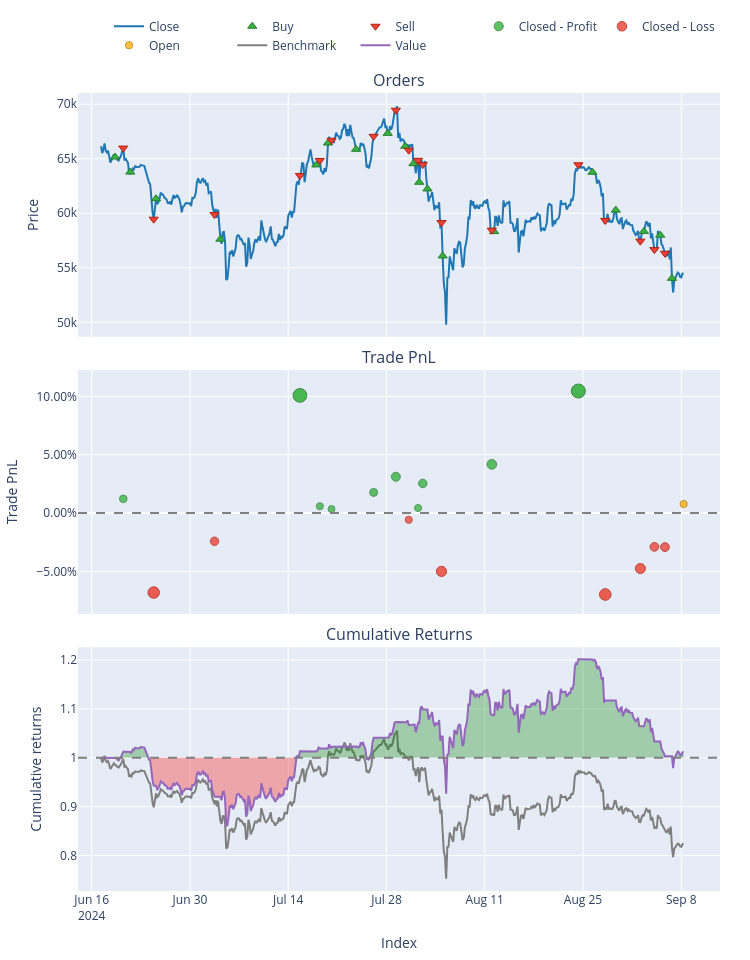
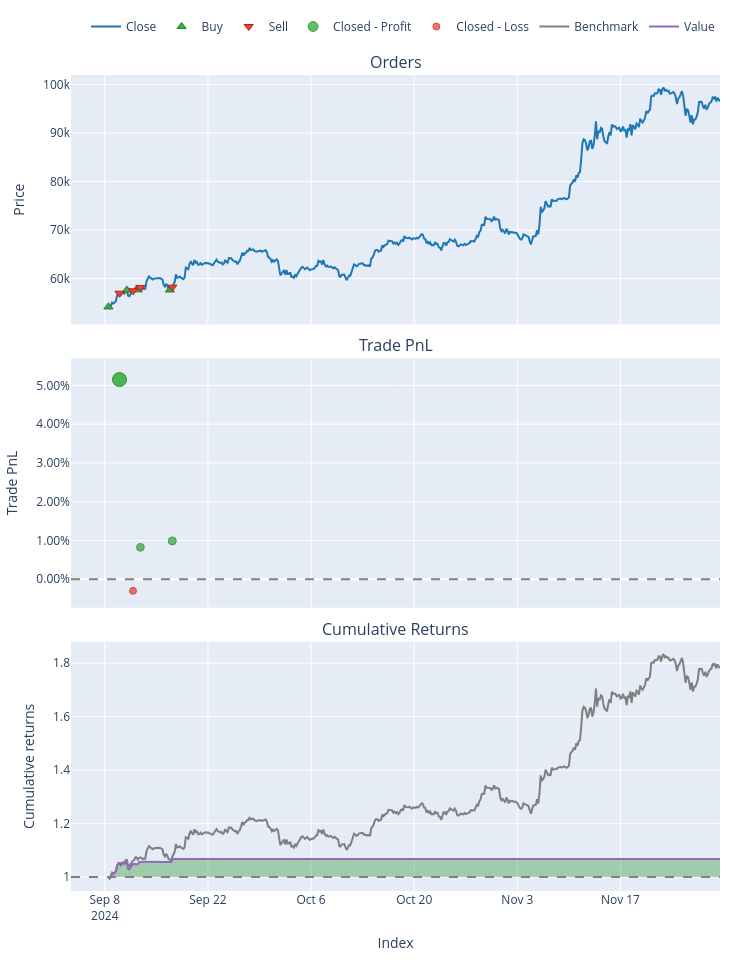
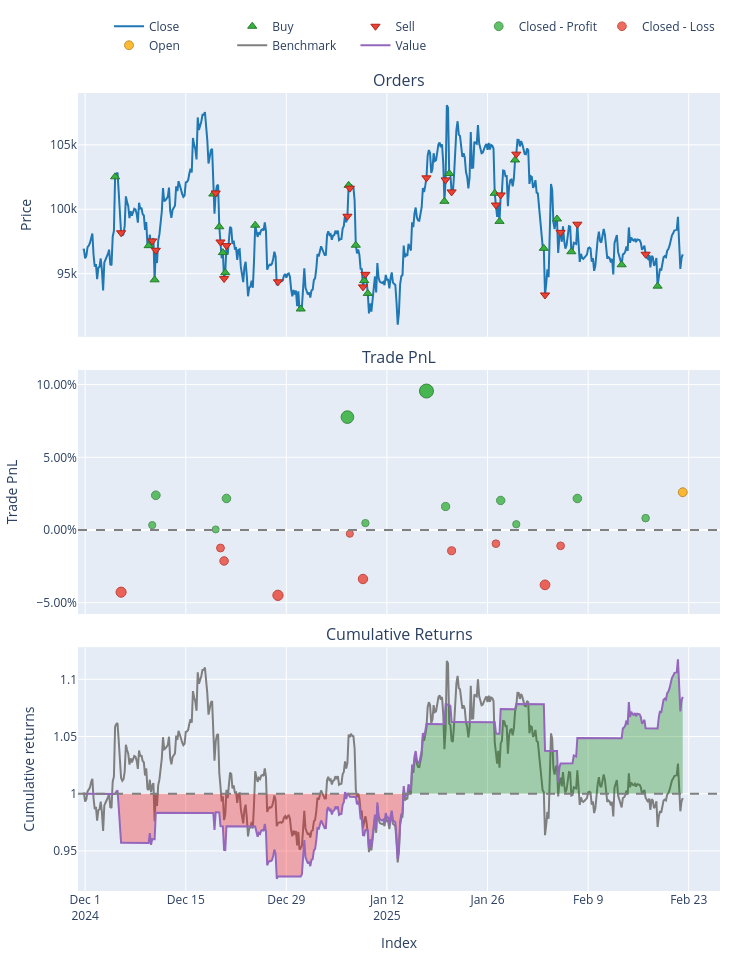

Notebook source saved alongside these figures, in order:
### Markdown cell above
## Part 3: Backtesting & Performance Evaluation

**Objective:**  
Evaluate how well the trained model performs on unseen data, simulating real trades.

**Tasks:**
- Use walk-forward or expanding splits to mimic “live” conditions  
- Convert model predictions to signals ([-1, 0, +1] or buy/sell/hold)  
- Run a simple backtest script or VectorBT for performance metrics  
- Calculate returns, Sharpe ratio, drawdowns, confusion matrix, etc.  
- Visualize results (equity curve, trades, etc.) to judge strategy viability

### Code cell
# THIRD CODE: Final Expanding Walk-Forward with VectorBT
# using the best pipeline loaded from best_rf_pipeline.pkl

import os
from pathlib import Path

# Assuming the notebook is inside the notebooks folder, set the project root as one level up.
project_root = Path.cwd().parent
os.chdir(project_root)

import warnings
warnings.filterwarnings("ignore")

import pandas as pd
import numpy as np
import MetaTrader5 as mt5
import vectorbt as vbt
import joblib

# Our modules
from data.data_loader import get_data_mt5
from features.feature_engineering import add_all_ta_features
from features.labeling_schemes import calculate_future_returns

# Sklearn
from sklearn.metrics import mean_squared_error

###########################################################
# 1) DATA LOADING & FEATURE ENGINEERING
###########################################################
if not mt5.initialize():
    print("Failed to initialize MT5")
else:
    data = get_data_mt5(symbol="BTCUSD", timeframe=mt5.TIMEFRAME_H4, n_bars=2000)
    mt5.shutdown()

df = add_all_ta_features(data)
df = calculate_future_returns(df).dropna(subset=["future_returns"])

# If df's index is date/time, ensure it's sorted chronologically if needed:
# df = df.sort_index()

X = df.drop(columns=["future_returns"])
y = df["future_returns"]

###########################################################
# 2) DEFINING EXPANDING SPLITS
###########################################################
def expanding_walk_forward_splits(X, y, n_splits=3):
    """
    Creates expanding walk-forward folds. For each fold i:
      - Train: [0 : fold_i]
      - Test:  [fold_i : fold_{i+1}]
    The last fold extends to the end.
    """
    n = len(X)
    fold_size = n // (n_splits + 1)
    splits = []
    
    for i in range(n_splits):
        train_end = (i+1) * fold_size
        if i == n_splits - 1:
            test_end = n
        else:
            test_end = (i+2) * fold_size
            if test_end > n:
                test_end = n
        
        X_train_fold = X.iloc[:train_end]
        y_train_fold = y.iloc[:train_end]
        
        X_test_fold = X.iloc[train_end:test_end]
        y_test_fold = y.iloc[train_end:test_end]
        
        splits.append((X_train_fold, y_train_fold, X_test_fold, y_test_fold))
    return splits

folds = expanding_walk_forward_splits(X, y, n_splits=3)
print(f"Number of folds: {len(folds)}")

###########################################################
# 3) LOAD BEST PIPELINE & RUN EXPANDING WALK-FORWARD
###########################################################
# This pipeline was saved in the second code (hyperparam tuning step)
best_pipeline = joblib.load("models/saved_models/best_rf_pipeline.pkl")
print("Loaded best pipeline from 'best_rf_pipeline.pkl'")

threshold = 0.0005  # min predicted return for a trade
fees = 0.0002       # 0.02% transaction cost per trade

fold_results = {}

for i, (X_train_fold, y_train_fold, X_test_fold, y_test_fold) in enumerate(folds, start=1):
    print(f"\n=== Fold {i} ===")
    print(f"Train size: {len(X_train_fold)}, Test size: {len(X_test_fold)}")
    
    # 3.1 Fit the pipeline on this fold's train portion
    # The pipeline includes: [("scaler", StandardScaler()), ("rf", RandomForestRegressor with best hyperparams)]
    best_pipeline.fit(X_train_fold, y_train_fold)
    
    # 3.2 Predict on the test portion
    preds = best_pipeline.predict(X_test_fold)
    mse = mean_squared_error(y_test_fold, preds)
    
    # 3.3 Convert predictions => signals with threshold
    signals = np.where(preds > threshold, 1, np.where(preds < -threshold, -1, 0))
    
    # 3.4 Vectorbt backtest on the test portion
    df_test_fold = df.loc[X_test_fold.index].copy()  # label-based indexing
    close_prices = df_test_fold["close"]
    
    # pad signals if needed
    if len(signals) < len(close_prices):
        signals = np.append(signals, [0]*(len(close_prices)-len(signals)))
    
    signals_s = pd.Series(signals, index=close_prices.index)
    
    pf = vbt.Portfolio.from_signals(
        close_prices,
        entries=signals_s > 0,
        exits=signals_s < 0,
        init_cash=10000,
        freq='4H',
        fees=fees
    )
    
    total_return = pf.total_return()
    sharpe_ratio = pf.sharpe_ratio()
    
    print(f"Fold {i} MSE={mse:.2e}, Return={total_return:.2f}%, Sharpe={sharpe_ratio:.2f}")
    
    # Full stats
    print("\nVectorbt stats for Fold", i)
    print(pf.stats())

    # Optional: Plot
    fig = pf.plot()
    fig.show()
    
    # store results
    fold_results[i] = {
        "MSE": mse,
        "TotalReturn": total_return,
        "Sharpe": sharpe_ratio
    }

###########################################################
# 4) PRINT FOLD RESULTS
###########################################################
for i, stats in fold_results.items():
    print(f"\nFold {i} => MSE={stats['MSE']:.2e}, Return={stats['TotalReturn']:.2f}%, Sharpe={stats['Sharpe']:.2f}")

### Figure 1 — Plotly figure (JSON) as saved in the notebook; plotly's stock layout.template omitted (floating-point values rounded to 4 significant figures; data arrays with more than 128 entries replaced by an {"elided": "..."} marker saying what was removed)
{"data": [{"legendgroup": "0", "line": {"color": "#1f77b4"}, "name": "Close", "showlegend": true, "type": "scatter", "uid": "39d51a20-da01-4060-8b78-54a1d7dc60a4", "x": {"elided": "499 str values"}, "xaxis": "x", "y": {"elided": "499 float values"}, "yaxis": "y"}, {"customdata": [[0, 0.1534, 2.0], [2, 0.1587, 2.024], [4, 0.1538, 1.886], [6, 0.1597, 1.841], [8, 0.1572, 2.026], [10, 0.1534, 2.038], [12, 0.1552, 2.045], [14, 0.1546, 2.081], [16, 0.1622, 2.146], [18, 0.1653, 2.134], [20, 0.1705, 2.143], [22, 0.1765, 2.197], [24, 0.1861, 2.087], [26, 0.1864, 2.175], [28, 0.1884, 2.402], [30, 0.1853, 2.234], [32, 0.1824, 2.128], [34, 0.1782, 2.067], [36, 0.1857, 2.006]], "hovertemplate": "Order Id: %{customdata[0]}<br>Timestamp: %{x}<br>Price: %{y}<br>Size: %{customdata[1]:.6f}<br>Fees: %{customdata[2]:.6f}", "legendgroup": "1", "marker": {"color": "#37B13F", "line": {"color": "rgb(38,123,44)", "width": 1}, "size": 8, "symbol": "triangle-up"}, "mode": "markers", "name": "Buy", "type": "scatter", "uid": "d7d98881-5270-42f1-a57a-7f655fc4b252", "x": ["2024-06-19T08:00:00", "2024-06-21T12:00:00", "2024-06-25T04:00:00", "2024-07-04T08:00:00", "2024-07-18T00:00:00", "2024-07-19T16:00:00", "2024-07-23T16:00:00", "2024-07-28T04:00:00", "2024-07-30T16:00:00", "2024-07-31T20:00:00", "2024-08-01T16:00:00", "2024-08-02T20:00:00", "2024-08-05T00:00:00", "2024-08-12T08:00:00", "2024-08-26T08:00:00", "2024-08-29T16:00:00", "2024-09-02T16:00:00", "2024-09-05T00:00:00", "2024-09-06T16:00:00"], "xaxis": "x", "y": [65160.0, 63780.0, 61330.0, 57620.0, 64440.0, 66440.0, 65870.0, 67330.0, 66140.0, 64550.0, 62840.0, 62230.0, 56090.0, 58320.0, 63760.0, 60290.0, 58340.0, 57990.0, 54030.0], "yaxis": "y"}, {"customdata": [[1, 0.1534, 2.025], [3, 0.1587, 1.887], [5, 0.1538, 1.841], [7, 0.1597, 2.027], [9, 0.1572, 2.039], [11, 0.1534, 2.046], [13, 0.1552, 2.082], [15, 0.1546, 2.147], [17, 0.1622, 2.134], [19, 0.1653, 2.144], [21, 0.1705, 2.198], [23, 0.1765, 2.088], [25, 0.1861, 2.175], [27, 0.1864, 2.403], [29, 0.1884, 2.235], [31, 0.1853, 2.129], [33, 0.1824, 2.067], [35, 0.1782, 2.007]], "hovertemplate": "Order Id: %{customdata[0]}<br>Timestamp: %{x}<br>Price: %{y}<br>Size: %{customdata[1]:.6f}<br>Fees: %{customdata[2]:.6f}", "legendgroup": "2", "marker": {"color": "#EA4335", "line": {"color": "rgb(181,31,18)", "width": 1}, "size": 8, "symbol": "triangle-down"}, "mode": "markers", "name": "Sell", "type": "scatter", "uid": "c142406a-4727-4478-91e9-0b84f94b0bed", "x": ["2024-06-20T12:00:00", "2024-06-24T20:00:00", "2024-07-03T12:00:00", "2024-07-15T16:00:00", "2024-07-18T12:00:00", "2024-07-20T04:00:00", "2024-07-26T04:00:00", "2024-07-29T08:00:00", "2024-07-31T04:00:00", "2024-08-01T12:00:00", "2024-08-02T04:00:00", "2024-08-04T20:00:00", "2024-08-12T00:00:00", "2024-08-24T08:00:00", "2024-08-28T04:00:00", "2024-09-02T04:00:00", "2024-09-04T04:00:00", "2024-09-05T16:00:00"], "xaxis": "x", "y": [65980.0, 59460.0, 59880.0, 63460.0, 64840.0, 66700.0, 67060.0, 69450.0, 65780.0, 64850.0, 64470.0, 59150.0, 58450.0, 64450.0, 59340.0, 57440.0, 56670.0, 56330.0], "yaxis": "y"}, {"customdata": [[0, 0, 121.8, 0.01218], [3, 3, 927.9, 0.1008], [4, 4, 59.4, 0.005864], [5, 5, 34.86, 0.003421], [6, 6, 181.2, 0.01772], [7, 7, 324.1, 0.03114], [9, 9, 46.46, 0.004355], [10, 10, 272.4, 0.02542], [12, 12, 435.7, 0.04175], [13, 13, 1137.0, 0.1046]], "hovertemplate": "Exit Trade Id: %{customdata[0]}<br>Position Id: %{customdata[1]}<br>Exit Timestamp: %{x}<br>PnL: %{customdata[2]:.6f}<br>Return: %{customdata[3]:.2%}", "legendgroup": "3", "marker": {"color": "#37B13F", "line": {"color": "rgb(38,123,44)", "width": 1}, "opacity": [0.763, 0.8944, 0.7536, 0.75, 0.7712, 0.7911, 0.7514, 0.7826, 0.8068, 0.9], "size": [7.606, 13.74, 7.169, 7, 7.989, 8.918, 7.065, 8.522, 9.652, 14], "symbol": "circle"}, "mode": "markers", "name": "Closed - Profit", "type": "scatter", "uid": "d735f1a1-d23a-49e4-87ee-450a015e08b4", "x": ["2024-06-20T12:00:00", "2024-07-15T16:00:00", "2024-07-18T12:00:00", "2024-07-20T04:00:00", "2024-07-26T04:00:00", "2024-07-29T08:00:00", "2024-08-01T12:00:00", "2024-08-02T04:00:00", "2024-08-12T00:00:00", "2024-08-24T08:00:00"], "xaxis": "x2", "y": [0.01218, 0.1008, 0.005864, 0.003421, 0.01772, 0.03114, 0.004355, 0.02542, 0.04175, 0.1046], "yaxis": "y2"}, {"customdata": [[1, 1, -689.4, -0.06812], [2, 2, -227.5, -0.02413], [8, 8, -62.33, -0.005809], [11, 11, -549.1, -0.04998], [14, 14, -838.1, -0.06978], [15, 15, -531.2, -0.04755], [16, 16, -307.9, -0.02894], [17, 17, -301.2, -0.02915]], "hovertemplate": "Exit Trade Id: %{customdata[0]}<br>Position Id: %{customdata[1]}<br>Exit Timestamp: %{x}<br>PnL: %{customdata[2]:.6f}<br>Return: %{customdata[3]:.2%}", "legendgroup": "4", "marker": {"color": "#EA4335", "line": {"color": "rgb(181,31,18)", "width": 1}, "opacity": [0.8459, 0.7807, 0.7535, 0.819, 0.8484, 0.8154, 0.7878, 0.7881], "size": [11.48, 8.433, 7.165, 10.22, 11.59, 10.05, 8.765, 8.78], "symbol": "circle"}, "mode": "markers", "name": "Closed - Loss", "type": "scatter", "uid": "0bed8375-8910-4f59-be75-ee2755f67b92", "x": ["2024-06-24T20:00:00", "2024-07-03T12:00:00", "2024-07-31T04:00:00", "2024-08-04T20:00:00", "2024-08-28T04:00:00", "2024-09-02T04:00:00", "2024-09-04T04:00:00", "2024-09-05T16:00:00"], "xaxis": "x2", "y": [-0.06812, -0.02413, -0.005809, -0.04998, -0.06978, -0.04755, -0.02894, -0.02915], "yaxis": "y2"}, {"customdata": [[18, 18, 77.63, 0.007738]], "hovertemplate": "Exit Trade Id: %{customdata[0]}<br>Position Id: %{customdata[1]}<br>Exit Timestamp: %{x}<br>PnL: %{customdata[2]:.6f}<br>Return: %{customdata[3]:.2%}", "legendgroup": "5", "marker": {"color": "#FFAA00", "line": {"color": "rgb(178,118,0)", "width": 1}, "opacity": [0.7564], "size": [7.299], "symbol": "circle"}, "mode": "markers", "name": "Open", "type": "scatter", "uid": "ae6e90f2-9f67-4169-b07a-ce34bd84500a", "x": ["2024-09-08T08:00:00"], "xaxis": "x2", "y": [0.007738], "yaxis": "y2"}, {"legendgroup": "6", "line": {"color": "#7f7f7f"}, "name": "Benchmark", "showlegend": true, "type": "scatter", "uid": "cd8002e8-fc27-4bcd-a0fc-9a4ec598b3fc", "x": {"elided": "499 str values"}, "xaxis": "x3", "y": {"elided": "499 float values"}, "yaxis": "y3"}, {"hoverinfo": "skip", "legendgroup": "7", "line": {"color": "rgba(0, 0, 0, 0)", "width": 0}, "opacity": 0, "showlegend": false, "type": "scatter", "uid": "9685a030-3b65-430f-817d-5f9f7d39d341", "x": {"elided": "499 str values"}, "xaxis": "x3", "y": {"elided": "499 int values"}, "yaxis": "y3"}, {"connectgaps": false, "fill": "tonexty", "fillcolor": "rgba(0, 128, 0, 0.3)", "hoverinfo": "skip", "legendgroup": "7", "line": {"color": "rgba(0, 0, 0, 0)", "width": 0}, "opacity": 0, "showlegend": false, "type": "scatter", "uid": "15ce0e02-57f2-466c-a9bf-89a6834a5fb7", "x": {"elided": "499 str values"}, "xaxis": "x3", "y": {"elided": "499 float values"}, "yaxis": "y3"}, {"hoverinfo": "skip", "legendgroup": "7", "line": {"color": "rgba(0, 0, 0, 0)", "width": 0}, "opacity": 0, "showlegend": false, "type": "scatter", "uid": "fdf51c25-d718-4c4b-a7d9-df1493632200", "x": {"elided": "499 str values"}, "xaxis": "x3", "y": {"elided": "499 int values"}, "yaxis": "y3"}, {"connectgaps": false, "fill": "tonexty", "fillcolor": "rgba(255, 0, 0, 0.3)", "hoverinfo": "skip", "legendgroup": "7", "line": {"color": "rgba(0, 0, 0, 0)", "width": 0}, "opacity": 0, "showlegend": false, "type": "scatter", "uid": "a546700c-baea-4a48-8a95-ff3bc3dc64ad", "x": {"elided": "499 str values"}, "xaxis": "x3", "y": {"elided": "499 float values"}, "yaxis": "y3"}, {"legendgroup": "8", "line": {"color": "#9467bd"}, "name": "Value", "showlegend": true, "type": "scatter", "uid": "fd5f8aba-d9e3-4d63-8e50-e23f489e7110", "x": {"elided": "499 str values"}, "xaxis": "x3", "y": {"elided": "499 float values"}, "yaxis": "y3"}, {"hoverinfo": "skip", "legendgroup": "7", "line": {"color": "rgba(0, 0, 0, 0)", "width": 0}, "opacity": 0, "showlegend": false, "type": "scatter", "uid": "8b4fc60f-811a-4172-90f2-e1715aa08d2b", "x": {"elided": "499 str values"}, "xaxis": "x3", "y": {"elided": "499 int values"}, "yaxis": "y3"}], "layout": {"annotations": [{"font": {"size": 16}, "showarrow": false, "text": "Orders", "x": 0.5, "xanchor": "center", "xref": "paper", "y": 1, "yanchor": "bottom", "yref": "paper"}, {"font": {"size": 16}, "showarrow": false, "text": "Trade PnL", "x": 0.5, "xanchor": "center", "xref": "paper", "y": 0.6528, "yanchor": "bottom", "yref": "paper"}, {"font": {"size": 16}, "showarrow": false, "text": "Cumulative Returns", "x": 0.5, "xanchor": "center", "xref": "paper", "y": 0.3056, "yanchor": "bottom", "yref": "paper"}], "height": 960, "legend": {"orientation": "h", "traceorder": "normal", "x": 1, "xanchor": "right", "y": 1.042, "yanchor": "bottom"}, "margin": {"b": 30, "l": 30, "r": 30, "t": 30}, "shapes": [{"line": {"color": "gray", "dash": "dash"}, "type": "line", "x0": 0, "x1": 1, "xref": "paper", "y0": 0, "y1": 0, "yref": "y2"}, {"line": {"color": "gray", "dash": "dash"}, "type": "line", "x0": 0, "x1": 1, "xref": "paper", "y0": 1, "y1": 1, "yref": "y3"}], "showlegend": true, "width": 750, "xaxis": {"anchor": "y", "domain": [0, 1], "matches": "x3", "showticklabels": false}, "xaxis2": {"anchor": "y2", "domain": [0, 1], "matches": "x3", "showticklabels": false}, "xaxis3": {"anchor": "y3", "domain": [0, 1], "title": {"text": "Index"}}, "yaxis": {"anchor": "x", "domain": [0.6944, 1], "title": {"text": "Price"}}, "yaxis2": {"anchor": "x2", "domain": [0.3472, 0.6528], "tickformat": ".2%", "title": {"text": "Trade PnL"}}, "yaxis3": {"anchor": "x3", "domain": [0, 0.3056], "title": {"text": "Cumulative returns"}}}}

### Figure 2 — Plotly figure (JSON) as saved in the notebook; plotly's stock layout.template omitted (floating-point values rounded to 4 significant figures; data arrays with more than 128 entries replaced by an {"elided": "..."} marker saying what was removed)
{"data": [{"legendgroup": "0", "line": {"color": "#1f77b4"}, "name": "Close", "showlegend": true, "type": "scatter", "uid": "39aac3de-7352-488c-8d8b-704d4cb0a9ac", "x": {"elided": "499 str values"}, "xaxis": "x", "y": {"elided": "499 float values"}, "yaxis": "y"}, {"customdata": [[0, 0.1845, 2.0], [2, 0.1824, 2.103], [4, 0.1817, 2.096], [6, 0.1833, 2.114]], "hovertemplate": "Order Id: %{customdata[0]}<br>Timestamp: %{x}<br>Price: %{y}<br>Size: %{customdata[1]:.6f}<br>Fees: %{customdata[2]:.6f}", "legendgroup": "1", "marker": {"color": "#37B13F", "line": {"color": "rgb(38,123,44)", "width": 1}, "size": 8, "symbol": "triangle-up"}, "mode": "markers", "name": "Buy", "type": "scatter", "uid": "2898da1b-d807-4803-b292-780ca52f62fb", "x": ["2024-09-08T12:00:00", "2024-09-11T00:00:00", "2024-09-12T12:00:00", "2024-09-16T20:00:00"], "xaxis": "x", "y": [54180.0, 57640.0, 57680.0, 57650.0], "yaxis": "y"}, {"customdata": [[1, 0.1845, 2.103], [3, 0.1824, 2.097], [5, 0.1817, 2.114], [7, 0.1833, 2.135]], "hovertemplate": "Order Id: %{customdata[0]}<br>Timestamp: %{x}<br>Price: %{y}<br>Size: %{customdata[1]:.6f}<br>Fees: %{customdata[2]:.6f}", "legendgroup": "2", "marker": {"color": "#EA4335", "line": {"color": "rgb(181,31,18)", "width": 1}, "size": 8, "symbol": "triangle-down"}, "mode": "markers", "name": "Sell", "type": "scatter", "uid": "85a982f9-8057-4f67-9b28-081902f3a7b5", "x": ["2024-09-10T00:00:00", "2024-09-11T20:00:00", "2024-09-12T20:00:00", "2024-09-17T04:00:00"], "xaxis": "x", "y": [56990.0, 57490.0, 58180.0, 58240.0], "yaxis": "y"}, {"customdata": [[0, 0, 515.0, 0.05151], [2, 2, 86.39, 0.008242], [3, 3, 104.4, 0.009882]], "hovertemplate": "Exit Trade Id: %{customdata[0]}<br>Position Id: %{customdata[1]}<br>Exit Timestamp: %{x}<br>PnL: %{customdata[2]:.6f}<br>Return: %{customdata[3]:.2%}", "legendgroup": "3", "marker": {"color": "#37B13F", "line": {"color": "rgb(38,123,44)", "width": 1}, "opacity": [0.9, 0.7662, 0.7713], "size": [14, 7.758, 7.994], "symbol": "circle"}, "mode": "markers", "name": "Closed - Profit", "type": "scatter", "uid": "4b623a49-730a-4240-abec-0c0250848313", "x": ["2024-09-10T00:00:00", "2024-09-12T20:00:00", "2024-09-17T04:00:00"], "xaxis": "x2", "y": [0.05151, 0.008242, 0.009882], "yaxis": "y2"}, {"customdata": [[1, 1, -31.43, -0.002989]], "hovertemplate": "Exit Trade Id: %{customdata[0]}<br>Position Id: %{customdata[1]}<br>Exit Timestamp: %{x}<br>PnL: %{customdata[2]:.6f}<br>Return: %{customdata[3]:.2%}", "legendgroup": "4", "marker": {"color": "#EA4335", "line": {"color": "rgb(181,31,18)", "width": 1}, "opacity": [0.75], "size": [7], "symbol": "circle"}, "mode": "markers", "name": "Closed - Loss", "type": "scatter", "uid": "498399ba-110a-4ce9-8b4d-d970fc8cfd87", "x": ["2024-09-11T20:00:00"], "xaxis": "x2", "y": [-0.002989], "yaxis": "y2"}, {"legendgroup": "5", "line": {"color": "#7f7f7f"}, "name": "Benchmark", "showlegend": true, "type": "scatter", "uid": "a970e497-709c-45cd-8430-5bbec04965f9", "x": {"elided": "499 str values"}, "xaxis": "x3", "y": {"elided": "499 float values"}, "yaxis": "y3"}, {"hoverinfo": "skip", "legendgroup": "6", "line": {"color": "rgba(0, 0, 0, 0)", "width": 0}, "opacity": 0, "showlegend": false, "type": "scatter", "uid": "4a12cb57-7de4-4fdd-90c2-447011e39a81", "x": {"elided": "499 str values"}, "xaxis": "x3", "y": {"elided": "499 int values"}, "yaxis": "y3"}, {"connectgaps": false, "fill": "tonexty", "fillcolor": "rgba(0, 128, 0, 0.3)", "hoverinfo": "skip", "legendgroup": "6", "line": {"color": "rgba(0, 0, 0, 0)", "width": 0}, "opacity": 0, "showlegend": false, "type": "scatter", "uid": "0297e59e-f1a2-4b28-aea5-bc7793170ad5", "x": {"elided": "499 str values"}, "xaxis": "x3", "y": {"elided": "499 float values"}, "yaxis": "y3"}, {"hoverinfo": "skip", "legendgroup": "6", "line": {"color": "rgba(0, 0, 0, 0)", "width": 0}, "opacity": 0, "showlegend": false, "type": "scatter", "uid": "be3131e6-a8df-4c23-8090-cdd5a44c342e", "x": {"elided": "499 str values"}, "xaxis": "x3", "y": {"elided": "499 int values"}, "yaxis": "y3"}, {"connectgaps": false, "fill": "tonexty", "fillcolor": "rgba(255, 0, 0, 0.3)", "hoverinfo": "skip", "legendgroup": "6", "line": {"color": "rgba(0, 0, 0, 0)", "width": 0}, "opacity": 0, "showlegend": false, "type": "scatter", "uid": "d47cf547-9c1b-4005-ae46-5b9ddb72577a", "x": {"elided": "499 str values"}, "xaxis": "x3", "y": {"elided": "499 float values"}, "yaxis": "y3"}, {"legendgroup": "7", "line": {"color": "#9467bd"}, "name": "Value", "showlegend": true, "type": "scatter", "uid": "d4bfd4ae-1819-4f8b-922b-eb054a2a0ccf", "x": {"elided": "499 str values"}, "xaxis": "x3", "y": {"elided": "499 float values"}, "yaxis": "y3"}, {"hoverinfo": "skip", "legendgroup": "6", "line": {"color": "rgba(0, 0, 0, 0)", "width": 0}, "opacity": 0, "showlegend": false, "type": "scatter", "uid": "f891b883-9b8c-47ec-afaa-78eff7ec5919", "x": {"elided": "499 str values"}, "xaxis": "x3", "y": {"elided": "499 int values"}, "yaxis": "y3"}], "layout": {"annotations": [{"font": {"size": 16}, "showarrow": false, "text": "Orders", "x": 0.5, "xanchor": "center", "xref": "paper", "y": 1, "yanchor": "bottom", "yref": "paper"}, {"font": {"size": 16}, "showarrow": false, "text": "Trade PnL", "x": 0.5, "xanchor": "center", "xref": "paper", "y": 0.6528, "yanchor": "bottom", "yref": "paper"}, {"font": {"size": 16}, "showarrow": false, "text": "Cumulative Returns", "x": 0.5, "xanchor": "center", "xref": "paper", "y": 0.3056, "yanchor": "bottom", "yref": "paper"}], "height": 960, "legend": {"orientation": "h", "traceorder": "normal", "x": 1, "xanchor": "right", "y": 1.042, "yanchor": "bottom"}, "margin": {"b": 30, "l": 30, "r": 30, "t": 30}, "shapes": [{"line": {"color": "gray", "dash": "dash"}, "type": "line", "x0": 0, "x1": 1, "xref": "paper", "y0": 0, "y1": 0, "yref": "y2"}, {"line": {"color": "gray", "dash": "dash"}, "type": "line", "x0": 0, "x1": 1, "xref": "paper", "y0": 1, "y1": 1, "yref": "y3"}], "showlegend": true, "width": 750, "xaxis": {"anchor": "y", "domain": [0, 1], "matches": "x3", "showticklabels": false}, "xaxis2": {"anchor": "y2", "domain": [0, 1], "matches": "x3", "showticklabels": false}, "xaxis3": {"anchor": "y3", "domain": [0, 1], "title": {"text": "Index"}}, "yaxis": {"anchor": "x", "domain": [0.6944, 1], "title": {"text": "Price"}}, "yaxis2": {"anchor": "x2", "domain": [0.3472, 0.6528], "tickformat": ".2%", "title": {"text": "Trade PnL"}}, "yaxis3": {"anchor": "x3", "domain": [0, 0.3056], "title": {"text": "Cumulative returns"}}}}

### Figure 3 — Plotly figure (JSON) as saved in the notebook; plotly's stock layout.template omitted (floating-point values rounded to 4 significant figures; data arrays with more than 128 entries replaced by an {"elided": "..."} marker saying what was removed)
{"data": [{"legendgroup": "0", "line": {"color": "#1f77b4"}, "name": "Close", "showlegend": true, "type": "scatter", "uid": "48c8167b-42e7-49ea-a74f-ceefb58a5d52", "x": {"elided": "502 str values"}, "xaxis": "x", "y": {"elided": "502 float values"}, "yaxis": "y"}, {"customdata": [[0, 0.09752, 2.0], [2, 0.09849, 1.914], [4, 0.1016, 1.921], [6, 0.09717, 1.966], [8, 0.09972, 1.967], [10, 0.1005, 1.943], [12, 0.1, 1.902], [14, 0.09836, 1.943], [16, 0.1006, 1.856], [18, 0.09816, 2.0], [20, 0.1026, 1.995], [22, 0.102, 1.927], [24, 0.1036, 1.936], [26, 0.1054, 2.122], [28, 0.1049, 2.156], [30, 0.1049, 2.125], [32, 0.1062, 2.105], [34, 0.1034, 2.148], [36, 0.1112, 2.156], [38, 0.1045, 2.075], [40, 0.1061, 2.052], [42, 0.1096, 2.097], [44, 0.1124, 2.114]], "hovertemplate": "Order Id: %{customdata[0]}<br>Timestamp: %{x}<br>Price: %{y}<br>Size: %{customdata[1]:.6f}<br>Fees: %{customdata[2]:.6f}", "legendgroup": "1", "marker": {"color": "#37B13F", "line": {"color": "rgb(38,123,44)", "width": 1}, "size": 8, "symbol": "triangle-up"}, "mode": "markers", "name": "Buy", "type": "scatter", "uid": "736273d5-76eb-42fc-8da3-bf9cc68e48ef", "x": ["2024-12-05T04:00:00", "2024-12-09T20:00:00", "2024-12-10T16:00:00", "2024-12-18T20:00:00", "2024-12-19T16:00:00", "2024-12-20T04:00:00", "2024-12-20T12:00:00", "2024-12-24T16:00:00", "2024-12-31T00:00:00", "2025-01-06T16:00:00", "2025-01-07T16:00:00", "2025-01-08T20:00:00", "2025-01-09T08:00:00", "2025-01-20T00:00:00", "2025-01-20T16:00:00", "2025-01-27T00:00:00", "2025-01-27T16:00:00", "2025-01-29T20:00:00", "2025-02-02T20:00:00", "2025-02-04T16:00:00", "2025-02-06T16:00:00", "2025-02-13T16:00:00", "2025-02-18T16:00:00"], "xaxis": "x", "y": [102500.0, 97170.0, 94520.0, 101183, 98640.0, 96630.0, 95070.0, 98760.0, 92260.0, 101900.0, 97210.0, 94460.0, 93470.0, 100600.0, 102800.0, 101200.0, 99060.0, 103800.0, 96970.0, 99240.0, 96700.0, 95690.0, 94030.0], "yaxis": "y"}, {"customdata": [[1, 0.09752, 1.915], [3, 0.09849, 1.921], [5, 0.1016, 1.967], [7, 0.09717, 1.968], [9, 0.09972, 1.944], [11, 0.1005, 1.902], [13, 0.1, 1.944], [15, 0.09836, 1.856], [17, 0.1006, 2.0], [19, 0.09816, 1.995], [21, 0.1026, 1.928], [23, 0.102, 1.937], [25, 0.1036, 2.122], [27, 0.1054, 2.157], [29, 0.1049, 2.126], [31, 0.1049, 2.106], [33, 0.1062, 2.149], [35, 0.1034, 2.157], [37, 0.1112, 2.076], [39, 0.1045, 2.053], [41, 0.1061, 2.098], [43, 0.1096, 2.115]], "hovertemplate": "Order Id: %{customdata[0]}<br>Timestamp: %{x}<br>Price: %{y}<br>Size: %{customdata[1]:.6f}<br>Fees: %{customdata[2]:.6f}", "legendgroup": "2", "marker": {"color": "#EA4335", "line": {"color": "rgb(181,31,18)", "width": 1}, "size": 8, "symbol": "triangle-down"}, "mode": "markers", "name": "Sell", "type": "scatter", "uid": "0dbf7013-a264-485a-8709-8f7c6a4a07fb", "x": ["2024-12-06T00:00:00", "2024-12-10T08:00:00", "2024-12-10T20:00:00", "2024-12-19T04:00:00", "2024-12-19T20:00:00", "2024-12-20T08:00:00", "2024-12-20T16:00:00", "2024-12-27T20:00:00", "2025-01-06T12:00:00", "2025-01-06T20:00:00", "2025-01-08T16:00:00", "2025-01-09T00:00:00", "2025-01-17T12:00:00", "2025-01-20T04:00:00", "2025-01-21T00:00:00", "2025-01-27T04:00:00", "2025-01-27T20:00:00", "2025-01-30T00:00:00", "2025-02-03T00:00:00", "2025-02-05T04:00:00", "2025-02-07T12:00:00", "2025-02-17T00:00:00"], "xaxis": "x", "y": [98180.0, 97540.0, 96820.0, 101300.0, 97460.0, 94620.0, 97180.0, 94370.0, 99460.0, 101600.0, 93970.0, 94950.0, 102400.0, 102300.0, 101300.0, 100300.0, 101100.0, 104300.0, 93350.0, 98210.0, 98840.0, 96510.0], "yaxis": "y"}, {"customdata": [[1, 1, 32.26, 0.003371], [2, 2, 229.4, 0.02388], [3, 3, 3.993, 0.0004061], [6, 6, 206.3, 0.02169], [8, 8, 720.2, 0.07763], [11, 11, 45.77, 0.004749], [12, 12, 925.4, 0.09558], [13, 13, 171.4, 0.01615], [16, 16, 213.9, 0.02032], [17, 17, 42.51, 0.003959], [20, 20, 222.5, 0.02168], [21, 21, 85.44, 0.008149]], "hovertemplate": "Exit Trade Id: %{customdata[0]}<br>Position Id: %{customdata[1]}<br>Exit Timestamp: %{x}<br>PnL: %{customdata[2]:.6f}<br>Return: %{customdata[3]:.2%}", "legendgroup": "3", "marker": {"color": "#37B13F", "line": {"color": "rgb(38,123,44)", "width": 1}, "opacity": [0.7547, 0.787, 0.75, 0.7836, 0.8717, 0.7568, 0.9, 0.7748, 0.7814, 0.7556, 0.7835, 0.7622], "size": [7.218, 8.727, 7, 8.566, 12.68, 7.319, 14, 8.158, 8.465, 7.261, 8.565, 7.57], "symbol": "circle"}, "mode": "markers", "name": "Closed - Profit", "type": "scatter", "uid": "8a1f5438-7866-4d12-9e94-e7de0e50e200", "x": ["2024-12-10T08:00:00", "2024-12-10T20:00:00", "2024-12-19T04:00:00", "2024-12-20T16:00:00", "2025-01-06T12:00:00", "2025-01-09T00:00:00", "2025-01-17T12:00:00", "2025-01-20T04:00:00", "2025-01-27T20:00:00", "2025-01-30T00:00:00", "2025-02-07T12:00:00", "2025-02-17T00:00:00"], "xaxis": "x2", "y": [0.003371, 0.02388, 0.0004061, 0.02169, 0.07763, 0.004749, 0.09558, 0.01615, 0.02032, 0.003959, 0.02168, 0.008149], "yaxis": "y2"}, {"customdata": [[0, 0, -427.5, -0.04276], [4, 4, -121.7, -0.01237], [5, 5, -206.8, -0.02128], [7, 7, -436.2, -0.0449], [9, 9, -25.46, -0.002546], [10, 10, -336.0, -0.03369], [14, 14, -154.0, -0.01429], [15, 15, -100.0, -0.009414], [18, 18, -406.7, -0.03772], [19, 19, -112.8, -0.01087]], "hovertemplate": "Exit Trade Id: %{customdata[0]}<br>Position Id: %{customdata[1]}<br>Exit Timestamp: %{x}<br>PnL: %{customdata[2]:.6f}<br>Return: %{customdata[3]:.2%}", "legendgroup": "4", "marker": {"color": "#EA4335", "line": {"color": "rgb(181,31,18)", "width": 1}, "opacity": [0.8167, 0.7689, 0.7829, 0.8201, 0.7534, 0.8025, 0.7719, 0.7642, 0.8088, 0.7665], "size": [10.11, 7.88, 8.536, 10.27, 7.157, 9.448, 8.021, 7.663, 9.745, 7.77], "symbol": "circle"}, "mode": "markers", "name": "Closed - Loss", "type": "scatter", "uid": "0831a9a5-484e-4a65-bfe2-f4238a6e96dc", "x": ["2024-12-06T00:00:00", "2024-12-19T20:00:00", "2024-12-20T08:00:00", "2024-12-27T20:00:00", "2025-01-06T20:00:00", "2025-01-08T16:00:00", "2025-01-21T00:00:00", "2025-01-27T04:00:00", "2025-02-03T00:00:00", "2025-02-05T04:00:00"], "xaxis": "x2", "y": [-0.04276, -0.01237, -0.02128, -0.0449, -0.002546, -0.03369, -0.01429, -0.009414, -0.03772, -0.01087], "yaxis": "y2"}, {"customdata": [[22, 22, 274.6, 0.02598]], "hovertemplate": "Exit Trade Id: %{customdata[0]}<br>Position Id: %{customdata[1]}<br>Exit Timestamp: %{x}<br>PnL: %{customdata[2]:.6f}<br>Return: %{customdata[3]:.2%}", "legendgroup": "5", "marker": {"color": "#FFAA00", "line": {"color": "rgb(178,118,0)", "width": 1}, "opacity": [0.7903], "size": [8.881], "symbol": "circle"}, "mode": "markers", "name": "Open", "type": "scatter", "uid": "f6b6874a-c241-4aa9-b044-fc6501966677", "x": ["2025-02-22T04:00:00"], "xaxis": "x2", "y": [0.02598], "yaxis": "y2"}, {"legendgroup": "6", "line": {"color": "#7f7f7f"}, "name": "Benchmark", "showlegend": true, "type": "scatter", "uid": "ee2c9cab-a19b-4e16-81a7-719de913ce99", "x": {"elided": "502 str values"}, "xaxis": "x3", "y": {"elided": "502 float values"}, "yaxis": "y3"}, {"hoverinfo": "skip", "legendgroup": "7", "line": {"color": "rgba(0, 0, 0, 0)", "width": 0}, "opacity": 0, "showlegend": false, "type": "scatter", "uid": "9438a76c-848e-4787-8fdf-77e0c2487548", "x": {"elided": "502 str values"}, "xaxis": "x3", "y": {"elided": "502 int values"}, "yaxis": "y3"}, {"connectgaps": false, "fill": "tonexty", "fillcolor": "rgba(0, 128, 0, 0.3)", "hoverinfo": "skip", "legendgroup": "7", "line": {"color": "rgba(0, 0, 0, 0)", "width": 0}, "opacity": 0, "showlegend": false, "type": "scatter", "uid": "0312c9c5-62df-4c99-9ed2-58c5b3a1e64a", "x": {"elided": "502 str values"}, "xaxis": "x3", "y": {"elided": "502 float values"}, "yaxis": "y3"}, {"hoverinfo": "skip", "legendgroup": "7", "line": {"color": "rgba(0, 0, 0, 0)", "width": 0}, "opacity": 0, "showlegend": false, "type": "scatter", "uid": "d3aa5784-0231-421c-a99c-720c04e0bf79", "x": {"elided": "502 str values"}, "xaxis": "x3", "y": {"elided": "502 int values"}, "yaxis": "y3"}, {"connectgaps": false, "fill": "tonexty", "fillcolor": "rgba(255, 0, 0, 0.3)", "hoverinfo": "skip", "legendgroup": "7", "line": {"color": "rgba(0, 0, 0, 0)", "width": 0}, "opacity": 0, "showlegend": false, "type": "scatter", "uid": "c9921969-7a70-4e63-915a-8b7f8c35cd12", "x": {"elided": "502 str values"}, "xaxis": "x3", "y": {"elided": "502 float values"}, "yaxis": "y3"}, {"legendgroup": "8", "line": {"color": "#9467bd"}, "name": "Value", "showlegend": true, "type": "scatter", "uid": "253a3d6e-2217-4b89-91cb-57a264e2cc16", "x": {"elided": "502 str values"}, "xaxis": "x3", "y": {"elided": "502 float values"}, "yaxis": "y3"}, {"hoverinfo": "skip", "legendgroup": "7", "line": {"color": "rgba(0, 0, 0, 0)", "width": 0}, "opacity": 0, "showlegend": false, "type": "scatter", "uid": "5f6c3fc8-c53e-4768-96a1-8b8f25acd9e4", "x": {"elided": "502 str values"}, "xaxis": "x3", "y": {"elided": "502 int values"}, "yaxis": "y3"}], "layout": {"annotations": [{"font": {"size": 16}, "showarrow": false, "text": "Orders", "x": 0.5, "xanchor": "center", "xref": "paper", "y": 1, "yanchor": "bottom", "yref": "paper"}, {"font": {"size": 16}, "showarrow": false, "text": "Trade PnL", "x": 0.5, "xanchor": "center", "xref": "paper", "y": 0.6528, "yanchor": "bottom", "yref": "paper"}, {"font": {"size": 16}, "showarrow": false, "text": "Cumulative Returns", "x": 0.5, "xanchor": "center", "xref": "paper", "y": 0.3056, "yanchor": "bottom", "yref": "paper"}], "height": 960, "legend": {"orientation": "h", "traceorder": "normal", "x": 1, "xanchor": "right", "y": 1.042, "yanchor": "bottom"}, "margin": {"b": 30, "l": 30, "r": 30, "t": 30}, "shapes": [{"line": {"color": "gray", "dash": "dash"}, "type": "line", "x0": 0, "x1": 1, "xref": "paper", "y0": 0, "y1": 0, "yref": "y2"}, {"line": {"color": "gray", "dash": "dash"}, "type": "line", "x0": 0, "x1": 1, "xref": "paper", "y0": 1, "y1": 1, "yref": "y3"}], "showlegend": true, "width": 750, "xaxis": {"anchor": "y", "domain": [0, 1], "matches": "x3", "showticklabels": false}, "xaxis2": {"anchor": "y2", "domain": [0, 1], "matches": "x3", "showticklabels": false}, "xaxis3": {"anchor": "y3", "domain": [0, 1], "title": {"text": "Index"}}, "yaxis": {"anchor": "x", "domain": [0.6944, 1], "title": {"text": "Price"}}, "yaxis2": {"anchor": "x2", "domain": [0.3472, 0.6528], "tickformat": ".2%", "title": {"text": "Trade PnL"}}, "yaxis3": {"anchor": "x3", "domain": [0, 0.3056], "title": {"text": "Cumulative returns"}}}}
